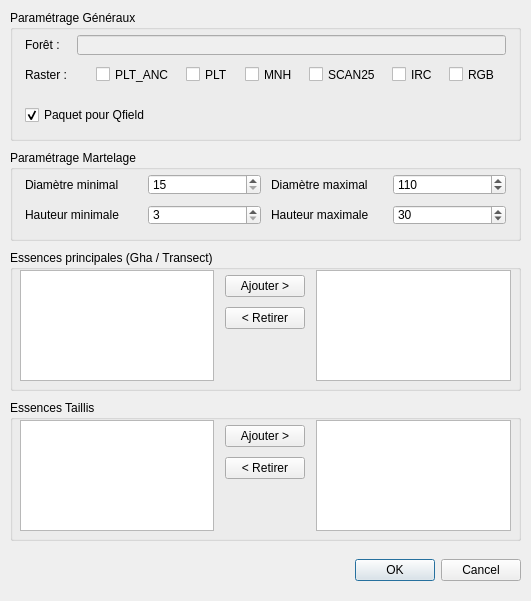
<?xml version="1.0" encoding="UTF-8"?>
<ui version="4.0">
 <class>ExpertiseDialog</class>
 <widget class="QDialog" name="ExpertiseDialog">
  <property name="geometry">
   <rect>
    <x>0</x>
    <y>0</y>
    <width>531</width>
    <height>601</height>
   </rect>
  </property>
  <property name="windowTitle">
   <string>Martelage</string>
  </property>
  <widget class="QGroupBox" name="groupBox_2">
   <property name="geometry">
    <rect>
     <x>10</x>
     <y>250</y>
     <width>511</width>
     <height>141</height>
    </rect>
   </property>
   <property name="title">
    <string>Essences principales (Gha / Transect)</string>
   </property>
   <widget class="QWidget" name="gridLayoutWidget_5">
    <property name="geometry">
     <rect>
      <x>10</x>
      <y>20</y>
      <width>491</width>
      <height>111</height>
     </rect>
    </property>
    <layout class="QGridLayout" name="gridLayout_6">
     <item row="0" column="2">
      <widget class="QListWidget" name="lw_selected_species"/>
     </item>
     <item row="0" column="1">
      <layout class="QGridLayout" name="gridLayout_5">
       <property name="leftMargin">
        <number>5</number>
       </property>
       <property name="topMargin">
        <number>5</number>
       </property>
       <property name="rightMargin">
        <number>5</number>
       </property>
       <property name="bottomMargin">
        <number>5</number>
       </property>
       <property name="spacing">
        <number>10</number>
       </property>
       <item row="1" column="0">
        <widget class="QPushButton" name="pb_remove_species">
         <property name="text">
          <string>&lt; Retirer</string>
         </property>
        </widget>
       </item>
       <item row="2" column="0">
        <spacer name="verticalSpacer">
         <property name="orientation">
          <enum>Qt::Vertical</enum>
         </property>
         <property name="sizeHint" stdset="0">
          <size>
           <width>20</width>
           <height>40</height>
          </size>
         </property>
        </spacer>
       </item>
       <item row="0" column="0">
        <widget class="QPushButton" name="pb_add_species">
         <property name="text">
          <string>Ajouter &gt;</string>
         </property>
        </widget>
       </item>
      </layout>
     </item>
     <item row="0" column="0">
      <widget class="QListWidget" name="lw_species"/>
     </item>
    </layout>
   </widget>
  </widget>
  <widget class="QGroupBox" name="groupBox_3">
   <property name="geometry">
    <rect>
     <x>10</x>
     <y>150</y>
     <width>511</width>
     <height>91</height>
    </rect>
   </property>
   <property name="title">
    <string>Paramétrage Martelage</string>
   </property>
   <widget class="QWidget" name="gridLayoutWidget_3">
    <property name="geometry">
     <rect>
      <x>10</x>
      <y>19</y>
      <width>491</width>
      <height>61</height>
     </rect>
    </property>
    <layout class="QGridLayout" name="gridLayout_4" rowstretch="0,0">
     <property name="leftMargin">
      <number>5</number>
     </property>
     <property name="topMargin">
      <number>5</number>
     </property>
     <property name="rightMargin">
      <number>5</number>
     </property>
     <property name="bottomMargin">
      <number>5</number>
     </property>
     <property name="spacing">
      <number>10</number>
     </property>
     <item row="0" column="3">
      <widget class="QLabel" name="label_layers_8">
       <property name="text">
        <string>Diamètre maximal</string>
       </property>
      </widget>
     </item>
     <item row="0" column="2">
      <widget class="QSpinBox" name="sp_dmin">
       <property name="minimum">
        <number>15</number>
       </property>
       <property name="maximum">
        <number>120</number>
       </property>
       <property name="singleStep">
        <number>5</number>
       </property>
      </widget>
     </item>
     <item row="0" column="1">
      <widget class="QLabel" name="label_layers_7">
       <property name="text">
        <string>Diamètre minimal</string>
       </property>
      </widget>
     </item>
     <item row="0" column="4">
      <widget class="QSpinBox" name="sp_dmax">
       <property name="minimum">
        <number>15</number>
       </property>
       <property name="maximum">
        <number>120</number>
       </property>
       <property name="singleStep">
        <number>5</number>
       </property>
       <property name="value">
        <number>110</number>
       </property>
      </widget>
     </item>
     <item row="1" column="1">
      <widget class="QLabel" name="label_layers_9">
       <property name="text">
        <string>Hauteur minimale</string>
       </property>
      </widget>
     </item>
     <item row="1" column="2">
      <widget class="QSpinBox" name="sp_hmin">
       <property name="minimum">
        <number>3</number>
       </property>
       <property name="maximum">
        <number>40</number>
       </property>
      </widget>
     </item>
     <item row="1" column="3">
      <widget class="QLabel" name="label_layers_10">
       <property name="text">
        <string>Hauteur maximale</string>
       </property>
      </widget>
     </item>
     <item row="1" column="4">
      <widget class="QSpinBox" name="sp_hmax">
       <property name="minimum">
        <number>3</number>
       </property>
       <property name="maximum">
        <number>40</number>
       </property>
       <property name="value">
        <number>30</number>
       </property>
      </widget>
     </item>
    </layout>
   </widget>
  </widget>
  <widget class="QGroupBox" name="groupBox">
   <property name="geometry">
    <rect>
     <x>10</x>
     <y>10</y>
     <width>511</width>
     <height>131</height>
    </rect>
   </property>
   <property name="title">
    <string>Paramétrage Généraux</string>
   </property>
   <widget class="QWidget" name="gridLayoutWidget">
    <property name="geometry">
     <rect>
      <x>10</x>
      <y>20</y>
      <width>491</width>
      <height>59</height>
     </rect>
    </property>
    <layout class="QGridLayout" name="gridLayout">
     <property name="leftMargin">
      <number>5</number>
     </property>
     <property name="topMargin">
      <number>5</number>
     </property>
     <property name="rightMargin">
      <number>5</number>
     </property>
     <property name="bottomMargin">
      <number>5</number>
     </property>
     <property name="spacing">
      <number>10</number>
     </property>
     <item row="0" column="0">
      <widget class="QLabel" name="label_layers_1">
       <property name="text">
        <string>Forêt :</string>
       </property>
      </widget>
     </item>
     <item row="1" column="1">
      <layout class="QHBoxLayout" name="horizontalLayout_2">
       <item>
        <widget class="QLabel" name="label_layers_2">
         <property name="sizePolicy">
          <sizepolicy hsizetype="Maximum" vsizetype="Preferred">
           <horstretch>0</horstretch>
           <verstretch>0</verstretch>
          </sizepolicy>
         </property>
         <property name="text">
          <string/>
         </property>
        </widget>
       </item>
       <item>
        <widget class="QCheckBox" name="cb_plt_anc">
         <property name="sizePolicy">
          <sizepolicy hsizetype="Maximum" vsizetype="Fixed">
           <horstretch>0</horstretch>
           <verstretch>0</verstretch>
          </sizepolicy>
         </property>
         <property name="text">
          <string>PLT_ANC</string>
         </property>
        </widget>
       </item>
       <item>
        <widget class="QCheckBox" name="cb_plt">
         <property name="sizePolicy">
          <sizepolicy hsizetype="Maximum" vsizetype="Fixed">
           <horstretch>0</horstretch>
           <verstretch>0</verstretch>
          </sizepolicy>
         </property>
         <property name="text">
          <string>PLT</string>
         </property>
        </widget>
       </item>
       <item>
        <widget class="QCheckBox" name="cb_mnh">
         <property name="sizePolicy">
          <sizepolicy hsizetype="Maximum" vsizetype="Fixed">
           <horstretch>0</horstretch>
           <verstretch>0</verstretch>
          </sizepolicy>
         </property>
         <property name="text">
          <string>MNH</string>
         </property>
        </widget>
       </item>
       <item>
        <widget class="QCheckBox" name="cb_scan25">
         <property name="sizePolicy">
          <sizepolicy hsizetype="Maximum" vsizetype="Fixed">
           <horstretch>0</horstretch>
           <verstretch>0</verstretch>
          </sizepolicy>
         </property>
         <property name="text">
          <string>SCAN25</string>
         </property>
        </widget>
       </item>
       <item>
        <widget class="QCheckBox" name="cb_irc">
         <property name="sizePolicy">
          <sizepolicy hsizetype="Maximum" vsizetype="Fixed">
           <horstretch>0</horstretch>
           <verstretch>0</verstretch>
          </sizepolicy>
         </property>
         <property name="text">
          <string>IRC</string>
         </property>
        </widget>
       </item>
       <item>
        <widget class="QCheckBox" name="cb_rgb">
         <property name="sizePolicy">
          <sizepolicy hsizetype="Maximum" vsizetype="Fixed">
           <horstretch>0</horstretch>
           <verstretch>0</verstretch>
          </sizepolicy>
         </property>
         <property name="text">
          <string>RGB</string>
         </property>
        </widget>
       </item>
      </layout>
     </item>
     <item row="1" column="0">
      <widget class="QLabel" name="label_layers_3">
       <property name="sizePolicy">
        <sizepolicy hsizetype="Fixed" vsizetype="Preferred">
         <horstretch>0</horstretch>
         <verstretch>0</verstretch>
        </sizepolicy>
       </property>
       <property name="text">
        <string>Raster :</string>
       </property>
      </widget>
     </item>
     <item row="0" column="1">
      <widget class="QLineEdit" name="le_forest_name">
       <property name="enabled">
        <bool>false</bool>
       </property>
      </widget>
     </item>
    </layout>
   </widget>
   <widget class="QWidget" name="gridLayoutWidget_2">
    <property name="geometry">
     <rect>
      <x>10</x>
      <y>90</y>
      <width>491</width>
      <height>31</height>
     </rect>
    </property>
    <layout class="QGridLayout" name="gridLayout_2">
     <property name="leftMargin">
      <number>5</number>
     </property>
     <property name="topMargin">
      <number>5</number>
     </property>
     <property name="rightMargin">
      <number>5</number>
     </property>
     <property name="bottomMargin">
      <number>5</number>
     </property>
     <property name="spacing">
      <number>10</number>
     </property>
     <item row="0" column="0">
      <widget class="QCheckBox" name="cb_package_for_qfield">
       <property name="toolTip">
        <string extracomment="Lorsque la case est cochée, le projet est empaqueté pour QField, compressé en ZIP et déposé dans le répertoire de sortie"/>
       </property>
       <property name="statusTip">
        <string/>
       </property>
       <property name="text">
        <string>Paquet pour Qfield</string>
       </property>
       <property name="checked">
        <bool>true</bool>
       </property>
      </widget>
     </item>
     <item row="0" column="1">
      <widget class="QgsFileWidget" name="fw_outdir">
       <property name="toolTip">
        <string/>
       </property>
       <property name="options">
        <set>QFileDialog::ShowDirsOnly</set>
       </property>
      </widget>
     </item>
    </layout>
   </widget>
  </widget>
  <widget class="QWidget" name="horizontalLayoutWidget">
   <property name="geometry">
    <rect>
     <x>10</x>
     <y>550</y>
     <width>511</width>
     <height>41</height>
    </rect>
   </property>
   <layout class="QHBoxLayout" name="horizontalLayout">
    <item>
     <spacer name="horizontalSpacer">
      <property name="orientation">
       <enum>Qt::Horizontal</enum>
      </property>
      <property name="sizeHint" stdset="0">
       <size>
        <width>40</width>
        <height>20</height>
       </size>
      </property>
     </spacer>
    </item>
    <item>
     <widget class="QDialogButtonBox" name="buttonBox">
      <property name="orientation">
       <enum>Qt::Horizontal</enum>
      </property>
      <property name="standardButtons">
       <set>QDialogButtonBox::Cancel|QDialogButtonBox::Ok</set>
      </property>
     </widget>
    </item>
   </layout>
  </widget>
  <widget class="QGroupBox" name="groupBox_4">
   <property name="geometry">
    <rect>
     <x>10</x>
     <y>400</y>
     <width>511</width>
     <height>141</height>
    </rect>
   </property>
   <property name="title">
    <string>Essences Taillis</string>
   </property>
   <widget class="QWidget" name="gridLayoutWidget_7">
    <property name="geometry">
     <rect>
      <x>10</x>
      <y>20</y>
      <width>491</width>
      <height>111</height>
     </rect>
    </property>
    <layout class="QGridLayout" name="gridLayout_9">
     <item row="0" column="2">
      <widget class="QListWidget" name="lw_selected_species_taillis"/>
     </item>
     <item row="0" column="1">
      <layout class="QGridLayout" name="gridLayout_10">
       <property name="leftMargin">
        <number>5</number>
       </property>
       <property name="topMargin">
        <number>5</number>
       </property>
       <property name="rightMargin">
        <number>5</number>
       </property>
       <property name="bottomMargin">
        <number>5</number>
       </property>
       <property name="spacing">
        <number>10</number>
       </property>
       <item row="0" column="0">
        <widget class="QPushButton" name="pb_add_species_taillis">
         <property name="text">
          <string>Ajouter &gt;</string>
         </property>
        </widget>
       </item>
       <item row="1" column="0">
        <widget class="QPushButton" name="pb_remove_species_taillis">
         <property name="text">
          <string>&lt; Retirer</string>
         </property>
        </widget>
       </item>
       <item row="2" column="0">
        <spacer name="verticalSpacer_3">
         <property name="orientation">
          <enum>Qt::Vertical</enum>
         </property>
         <property name="sizeHint" stdset="0">
          <size>
           <width>20</width>
           <height>40</height>
          </size>
         </property>
        </spacer>
       </item>
      </layout>
     </item>
     <item row="0" column="0">
      <widget class="QListWidget" name="lw_species_taillis"/>
     </item>
    </layout>
   </widget>
  </widget>
 </widget>
 <customwidgets>
  <customwidget>
   <class>QgsFileWidget</class>
   <extends>QWidget</extends>
   <header>qgsfilewidget.h</header>
  </customwidget>
 </customwidgets>
 <resources/>
 <connections>
  <connection>
   <sender>buttonBox</sender>
   <signal>accepted()</signal>
   <receiver>ExpertiseDialog</receiver>
   <slot>accept()</slot>
   <hints>
    <hint type="sourcelabel">
     <x>248</x>
     <y>254</y>
    </hint>
    <hint type="destinationlabel">
     <x>157</x>
     <y>274</y>
    </hint>
   </hints>
  </connection>
  <connection>
   <sender>buttonBox</sender>
   <signal>rejected()</signal>
   <receiver>ExpertiseDialog</receiver>
   <slot>reject()</slot>
   <hints>
    <hint type="sourcelabel">
     <x>316</x>
     <y>260</y>
    </hint>
    <hint type="destinationlabel">
     <x>286</x>
     <y>274</y>
    </hint>
   </hints>
  </connection>
 </connections>
</ui>
